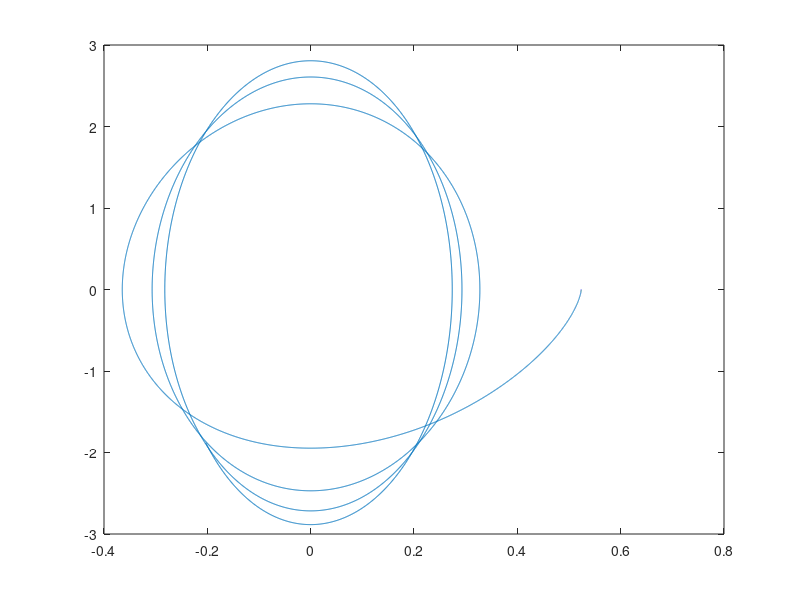

This figure's MATLAB source:
%% ODE45Testing
% Cody Langston
clc; clear all; close all;

L = 0.3;
g = 9.8;
m = 0.5;
H = 0;

mu = 0;

Ms = 1;
Ls = 0.3;

I = m*L^2;
Is = 1/3*Ms*Ls^2;

nrgKEr = @(thetaDot,I) 1/2*I*thetaDot.^2;               % Rotational Kinetic Energy
nrgKEt = @(thetaDot,M,L) 1/2*M*(thetaDot*L).^2;         % Translational Kinetic Energy
nrgPE = @(theta,M,L,H) M*g*(H+L*(1-cos(theta)));        % Gravitational Potential Energy


A = I+Is;
B = m*L + Ms*Ls/2;

thDot = @(t,th) [th(2); -B*g*t*sin(th(1))/A];
% thDot = @(t,th) [th(2); -g/L*sin(th(1))];
tSpan = [0 3];
IC = [pi/6,0];
options = odeset('MaxStep', 1e-3, 'InitialStep', 1e-3);
[time, thetaOut] = ode45(thDot,tSpan, IC, options);
plot(thetaOut(:,1),thetaOut(:,2));



PE1 = nrgPE(pi/6,m,L,H)+nrgPE(pi/6,Ms,Ls/2,Ls/2);
PE2 = nrgPE(0,m,L,H)+nrgPE(0,Ms,Ls/2,Ls/2);

sqrt((PE1-PE2)/(1/2*(Is+I)))
